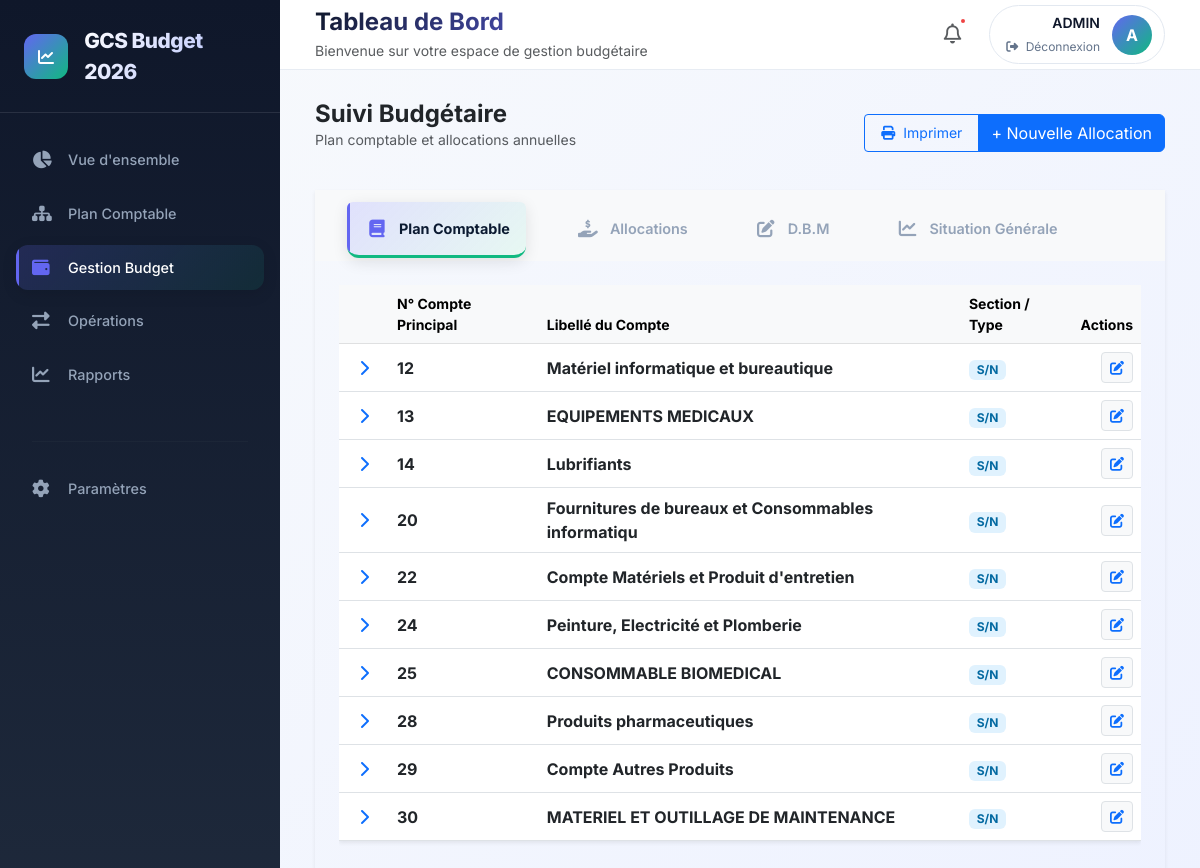
The page /budget/ (signed in) on the database its author committed.
### budget_app/models.py (models this page shows, shortened)
class Utilisateur(AbstractUser):
    role = models.ForeignKey(Role, on_delete=models.SET_NULL, null=True, blank=True, verbose_name="Rôle")
    service = models.CharField(max_length=100, verbose_name="Service / Direction", blank=True)

class NumComptePrincipal(models.Model):
    num_compte_principal = models.CharField(max_length=50, verbose_name="N° Compte Principal", default="")
    libelle_compte_principal = models.CharField(max_length=100, verbose_name="Libellé", default="")
    section = models.ForeignKey(Section, on_delete=models.CASCADE, verbose_name="Section", null=True, blank=True)
    type_budget = models.ForeignKey(TypeBudget, on_delete=models.CASCADE, verbose_name="Type de Budget", null=True, blank=True)

### budget_app/views.py (the view)
# urls.py: path('budget/', views.budget_view, name='budget_page'),
@login_required
def budget_view(request):
    if request.method == 'POST':
        form = AllocationForm(request.POST)
        if form.is_valid():
            form.save()
            return redirect('budget')
    comptes_principaux = NumComptePrincipal.objects.all().order_by('num_compte_principal')
    sous_comptes = SousCompte.objects.all().order_by('num_sous_compte')
    allocations = AllocationBudget.objects.all().order_by('sous_compte__num_sous_compte')
    historique_dbm = DBM.objects.all().order_by('-date_dbm')
    form_allocation = AllocationForm()
    situations = SituationGeneralBugdet.objects.all()
    mois_select = request.GET.get('mois')
    if mois_select:
        situations = situations.filter(mois__iexact=mois_select)
    for s in situations:
        definitif = s.budget_primitive + s.dbm_ajout - s.dbm_moins
        s.disponible = definitif - s.realisation_budget
        s.taux_excurtion = round((s.realisation_budget / definitif) * 100, 2) if definitif > 0 else 0
    for a in allocations:
        a.budget_definitif = a.budget_primitive + a.dbm_ajout - a.dbm_moins
    context = {
        'comptes_principaux': comptes_principaux,
        'sous_comptes': sous_comptes,
        'allocations': allocations,
        'historique_dbm': historique_dbm,
        'situations': situations,
        'mois_select': mois_select,
        'form_allocation': form_allocation,
    }
    return render(request, 'budget_app/budget.html', context)

### budget_app/models.py (called while the page is built)
    def __str__(self):
          return f"{self.num_sous_compte} - {self.libelle_sous_compte}"

### budget_app/templates/budget_app/budget.html (shortened to what this page needs)
{% extends 'budget_app/base.html' %}
{% block content %}
<div class="d-flex justify-content-between align-items-center mb-4 d-print-none">
    <div>
        <h4 class="fw-bold m-0 text-dark">Suivi Budgétaire</h4>
        <p class="text-muted small">Plan comptable et allocations annuelles</p>
    </div>
    <div class="btn-group">
        <button onclick="window.print();" class="btn btn-outline-primary btn-sm px-3">
            <i class="fas fa-print me-2"></i>Imprimer
        </button>
      <button class="btn btn-primary" data-bs-toggle="modal" data-bs-target="#modalAllocation">
    + Nouvelle Allocation
</button>
    </div>
</div>
<div class="card-custom border-0 shadow-sm p-0 overflow-hidden d-print-none">
    <ul class="nav nav-tabs bg-light px-3 pt-2 border-0" id="budgetTab" role="tablist">
        <li class="nav-item">
            <button class="nav-link active fw-600 border-0 py-3" id="plan-tab" data-bs-toggle="tab" data-bs-target="#plan" type="button">
                <i class="fas fa-book me-2"></i> Plan Comptable
            </button>
        </li>
        <li class="nav-item">
            <button class="nav-link fw-600 border-0 py-3" id="alloc-tab" data-bs-toggle="tab" data-bs-target="#alloc" type="button">
                <i class="fas fa-hand-holding-usd me-2"></i> Allocations
            </button>
        </li>
        <li class="nav-item">
            <button class="nav-link fw-600 border-0 py-3" id="dbm-tab" data-bs-toggle="tab" data-bs-target="#dbm" type="button">
                <i class="fas fa-edit me-2"></i> D.B.M
            </button>
        </li>
        <li class="nav-item">
           <button class="nav-link fw-600 border-0 py-3" id="situation-tab" data-bs-toggle="tab" data-bs-target="#situation" type="button">
        <i class="fas fa-chart-line me-2"></i> Situation Générale
           </button>
</li>
    </ul>
    <div class="tab-content p-4" id="budgetTabContent">
        <div class="tab-pane fade show active" id="plan" role="tabpanel">
            <div class="table-responsive">
                <table class="table align-middle border-separate" style="border-spacing: 0 8px;">
                    <thead class="table-light text-muted small uppercase">
                        <tr>
                            <th style="width: 50px;"></th>
                            <th>N° Compte Principal</th>
                            <th>Libellé du Compte</th>
                            <th>Section / Type</th>
                            <th class="text-end">Actions</th>
                        </tr>
                    </thead>
                    <tbody>
                        {% for cp in comptes_principaux %}
                        <tr class="shadow-sm bg-white" style="cursor: pointer;" data-bs-toggle="collapse" data-bs-target="#sub-{{ cp.id }}">
                            <td class="text-center text-primary">
                                <i class="fas fa-chevron-right rotate-icon"></i>
                            </td>
                            <td class="fw-bold">{{ cp.num_compte_principal }}</td>
                            <td class="fw-bold text-dark">{{ cp.libelle_compte_principal }}</td>
                            <td>
                                <span class="badge bg-soft-info text-info">{{ cp.section|default:"S/N" }}</span>
                            </td>
                            <td class="text-end">
                                <button class="btn btn-sm btn-light border text-primary"><i class="fas fa-edit"></i></button>
                            </td>
                        </tr>
                        {% endfor %}
                    </tbody>
                </table>
            </div>
        </div>
    </div>
</div>
{% endblock %}

### budget_app/templates/budget_app/base.html (shortened to what this page needs)
<!DOCTYPE html>
<html lang="fr">
<head>
    <link href="https://cdn.jsdelivr.net/npm/bootstrap@5.3.0/dist/css/bootstrap.min.css" rel="stylesheet">
    <link rel="stylesheet" href="https://cdnjs.cloudflare.com/ajax/libs/font-awesome/6.4.0/css/all.min.css">
</head>
<body>
    <nav class="sidebar">
        <div class="sidebar-brand d-flex align-items-center gap-3">
            <div class="logo-icon">
                <i class="fas fa-chart-line text-white"></i>
            </div>
            <span class="brand-text">GCS Budget 2026</span>
        </div>
        <ul class="nav flex-column">
            <li class="nav-item">
                <a class="nav-link {% if request.resolver_match.url_name == 'home' %}active{% endif %}" href="{% url 'home' %}">
                    <i class="fas fa-chart-pie"></i>
                    <span class="ms-2">Vue d'ensemble</span>
                </a>
            </li>
            <li class="nav-item">
                <a class="nav-link {% if request.resolver_match.url_name == 'structure_page' %}active{% endif %}" href="{% url 'structure_page' %}">
                    <i class="fas fa-sitemap"></i>
                    <span class="ms-2">Plan Comptable</span>
                </a>
            </li>
            <li class="nav-item">
                <a class="nav-link {% if request.resolver_match.url_name == 'budget_page' %}active{% endif %}" href="{% url 'budget_page' %}">
                    <i class="fas fa-wallet"></i>
                    <span class="ms-2">Gestion Budget</span>
                </a>
            </li>
            <li class="nav-item">
                <a class="nav-link {% if request.resolver_match.url_name == 'operations_page' %}active{% endif %}" href="{% url 'operations_page' %}">
                    <i class="fas fa-exchange-alt"></i>
                    <span class="ms-2">Opérations</span>
                </a>
            </li>
            <li class="nav-item">
                <a class="nav-link" href="#">
                    <i class="fas fa-chart-line"></i>
                    <span class="ms-2">Rapports</span>
                </a>
            </li>
            <li class="nav-item mt-4">
                <hr class="mx-3" style="border-color: rgba(255,255,255,0.1);">
            </li>
            <li class="nav-item">
                <a class="nav-link" href="#">
                    <i class="fas fa-cog"></i>
                    <span class="ms-2">Paramètres</span>
                </a>
            </li>
        </ul>
    </nav>
    <div class="main-wrapper">
        <header class="top-header">
            <div>
                <h1 class="page-title mb-0">{% block header_title %}Tableau de Bord{% endblock %}</h1>
                <p class="text-muted small mb-0 mt-1">{% block header_subtitle %}Bienvenue sur votre espace de gestion budgétaire{% endblock %}</p>
            </div>
            <div class="user-profile">
                <div class="notification-bell">
                    <i class="far fa-bell fs-5 text-muted"></i>
                    <span class="notification-dot"></span>
                </div>
                <div class="user-card">
                    <div class="text-end">
                        <div class="fw-semibold small">{{ user.username|upper }}</div>
                        <form action="{% url 'logout' %}" method="post" class="m-0 p-0">
                            <button type="submit" class="logout-btn">
                                <i class="fas fa-sign-out-alt me-1"></i> Déconnexion
                            </button>
                        </form>
                    </div>
                    <div class="user-avatar">
                        {{ user.username|slice:":1"|upper }}
                    </div>
                </div>
            </div>
        </header>
        <div class="content-body fade-in-up">
            {% block content %}{% endblock %}
        </div>
    </div>
</body>
</html>

### budget_app/templates/budget_app/base.html (style rules this page uses)
:root { --sidebar-width: 280px; --top-height: 70px; --primary: #6366f1; --primary-dark: #4f46e5; --secondary: #10b981; --danger: #ef4444; --warning: #f59e0b; --dark: #0f172a; --gray: #64748b; --light: #f8fafc; --border: #e2e8f0; }
* { margin: 0; padding: 0; box-sizing: border-box; }
body { font-family: 'Inter', sans-serif; background: linear-gradient(135deg, #f8fafc 0%, #eef2ff 100%); color: var(--dark); overflow: hidden; }
.sidebar { width: var(--sidebar-width); height: 100vh; background: linear-gradient(180deg, var(--dark) 0%, #1e293b 100%); position: fixed; left: 0; top: 0; z-index: 1050; transition: all 0.4s cubic-bezier(0.4, 0, 0.2, 1); overflow-y: auto; }
.sidebar-brand { padding: 25px 24px; border-bottom: 1px solid rgba(255,255,255,0.1); margin-bottom: 20px; }
.logo-icon { width: 45px; height: 45px; background: linear-gradient(135deg, var(--primary), var(--secondary)); border-radius: 12px; display: flex; align-items: center; justify-content: center; transition: transform 0.3s; }
.brand-text { font-size: 1.3rem; font-weight: 800; letter-spacing: -0.5px; background: linear-gradient(135deg, #fff, #a5b4fc); -webkit-background-clip: text; background-clip: text; color: transparent; }
.nav-item { margin: 4px 16px; }
.nav-link { color: #94a3b8; padding: 12px 16px; border-radius: 12px; font-weight: 500; font-size: 0.9rem; transition: all 0.3s; display: flex; align-items: center; position: relative; overflow: hidden; }
.nav-link::before { content: ''; position: absolute; left: 0; top: 0; height: 100%; width: 3px; background: var(--primary); transform: scaleY(0); transition: transform 0.3s; }
.nav-link i { font-size: 1.1rem; width: 28px; transition: all 0.3s; }
.nav-link.active { color: white; background: linear-gradient(135deg, rgba(99,102,241,0.2), rgba(16,185,129,0.1)); box-shadow: 0 4px 15px rgba(0,0,0,0.1); }
.nav-link.active::before { transform: scaleY(1); }
.nav-link.active i { color: var(--primary); }
.main-wrapper { margin-left: var(--sidebar-width); width: calc(100% - var(--sidebar-width)); height: 100vh; display: flex; flex-direction: column; }
.top-header { height: var(--top-height); background: rgba(255, 255, 255, 0.95); backdrop-filter: blur(10px); border-bottom: 1px solid rgba(226, 232, 240, 0.8); display: flex; align-items: center; justify-content: space-between; padding: 0 35px; position: sticky; top: 0; z-index: 1000; }
.page-title { font-size: 1.5rem; font-weight: 700; background: linear-gradient(135deg, var(--dark), var(--primary)); -webkit-background-clip: text; background-clip: text; color: transparent; }
.user-profile { display: flex; align-items: center; gap: 20px; }
.notification-bell { position: relative; cursor: pointer; padding: 8px; border-radius: 10px; transition: background 0.3s; }
.notification-dot { position: absolute; top: 2px; right: 2px; width: 8px; height: 8px; background: var(--danger); border-radius: 50%; border: 2px solid white; }
.user-card { display: flex; align-items: center; gap: 12px; padding: 6px 12px 6px 16px; background: white; border-radius: 50px; border: 1px solid var(--border); cursor: pointer; transition: all 0.3s; }
.user-avatar { width: 40px; height: 40px; background: linear-gradient(135deg, var(--primary), var(--secondary)); border-radius: 50%; display: flex; align-items: center; justify-content: center; color: white; font-weight: 700; font-size: 1rem; }
.logout-btn { background: none; border: none; color: var(--gray); font-size: 0.75rem; transition: color 0.3s; }
.content-body { flex: 1; overflow-y: auto; padding: 30px 35px; }
.fade-in-up { animation: fadeInUp 0.5s ease-out; }

### budget_app/templates/budget_app/budget.html (style rules this page uses)
.bg-soft-info { background-color: #e0f2fe !important; color: #0369a1 !important; }
.nav-tabs .nav-link.active { color: #0b1a31 !important; border-bottom: 3px solid #10b981 !important; font-weight: 700; }
.rotate-icon { transition: transform 0.3s; }
.fw-600 { font-weight: 600; }

### rows shown on the page
Utilisateur: username "ADMIN", username "A"
NumComptePrincipal: num_compte_principal "12", libelle_compte_principal "Matériel informatique et bureautique", section "S/N"
NumComptePrincipal: num_compte_principal "13", libelle_compte_principal "EQUIPEMENTS MEDICAUX", section "S/N"
NumComptePrincipal: num_compte_principal "14", libelle_compte_principal "Lubrifiants", section "S/N"
NumComptePrincipal: num_compte_principal "20", libelle_compte_principal "Fournitures de bureaux et Consommables informatiqu", section "S/N"
NumComptePrincipal: num_compte_principal "22", libelle_compte_principal "Compte Matériels et Produit d'entretien", section "S/N"
NumComptePrincipal: num_compte_principal "24", libelle_compte_principal "Peinture, Electricité et Plomberie", section "S/N"
NumComptePrincipal: num_compte_principal "25", libelle_compte_principal "CONSOMMABLE BIOMEDICAL", section "S/N"
NumComptePrincipal: num_compte_principal "28", libelle_compte_principal "Produits pharmaceutiques", section "S/N"
NumComptePrincipal: num_compte_principal "29", libelle_compte_principal "Compte Autres Produits", section "S/N"
NumComptePrincipal: num_compte_principal "30", libelle_compte_principal "MATERIEL ET OUTILLAGE DE MAINTENANCE", section "S/N"
